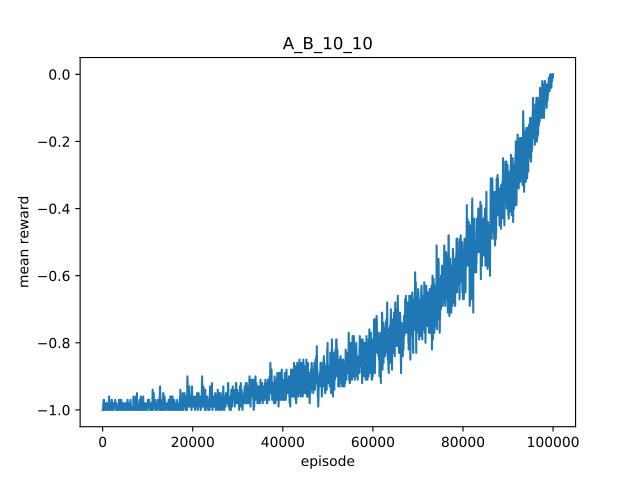

Recreate this plot in Python.
from bppy import *
from q_learning import *
import matplotlib.pyplot as plt
from bp_env import BPEnv

must_finish = "must_finish"
state = "state"


def add_a():
    for i in range(10):
        yield {request: BEvent("A"), state: i, must_finish: True}


def add_b():
    for i in range(10):
        yield {request: BEvent("B"), state: i, must_finish: True}


def control():
    while True:
        yield {waitFor: BEvent("A"), state: 0, must_finish: False}
        yield {waitFor: BEvent("B"), block: BEvent("A"), state: 1, must_finish: False}


def init_bprogram():
    return BProgram(bthreads=[add_a(), add_b(), control()],
                    event_selection_strategy=SimpleEventSelectionStrategy(),
                    listener=PrintBProgramRunnerListener())


env = BPEnv()
env.set_bprogram_generator(init_bprogram)
Q, results, episodes, mean_reward = qlearning(env, 100000, 0.1, 1.0, True, 5, glie_10)
plt.plot(episodes, mean_reward)
plt.ylabel('mean reward')
plt.xlabel('episode')
plt.title(os.path.basename(sys.argv[0])[:-3])
plt.savefig(os.path.basename(sys.argv[0])[:-3] + ".pdf")
event_runs = []
for i in range(100):
    reward, event_run = run(env, Q, i, 100)
    if event_run not in event_runs:
        event_runs.append(event_run)
print(event_runs)
Q_test(env, Q, 1000, 2, 100)
